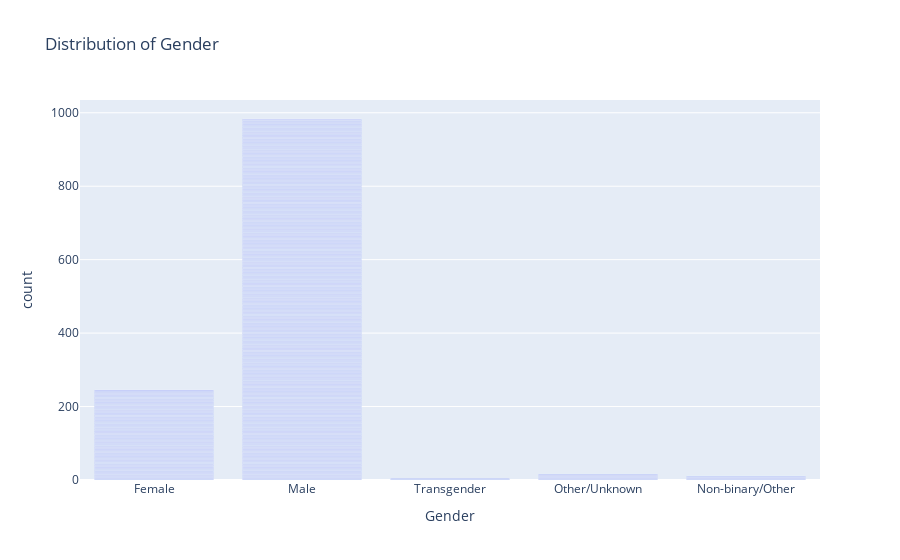

The notebook cell this image was saved under:
### Code cell
fig = px.bar(df, x='Gender', title='Distribution of Gender')
fig.show()

### Figure 1 — Plotly figure (JSON) as saved in the notebook; plotly's stock layout.template omitted (floating-point values rounded to 4 significant figures; data arrays with more than 128 entries replaced by an {"elided": "..."} marker saying what was removed)
{"data": [{"hovertemplate": "Gender=%{x}<br>count=%{y}<extra></extra>", "legendgroup": "", "marker": {"color": "#636efa", "pattern": {"shape": ""}}, "name": "", "orientation": "v", "showlegend": false, "textposition": "auto", "type": "bar", "x": {"elided": "1259 str values"}, "xaxis": "x", "y": {"elided": "1259 int values"}, "yaxis": "y"}], "layout": {"barmode": "relative", "legend": {"tracegroupgap": 0}, "title": {"text": "Distribution of Gender"}, "xaxis": {"anchor": "y", "domain": [0, 1], "title": {"text": "Gender"}}, "yaxis": {"anchor": "x", "domain": [0, 1], "title": {"text": "count"}}}}
